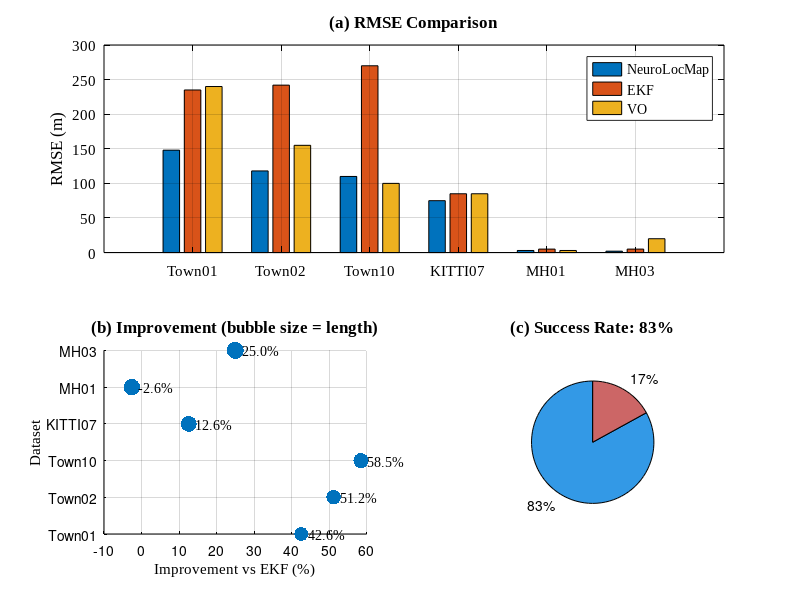

The MATLAB source for this figure:
clear; clc; close all;

set(0, 'DefaultFigureColor', [1 1 1]);
set(0, 'DefaultAxesColor', [1 1 1]);
set(0, 'DefaultTextColor', [0 0 0]);
set(0, 'DefaultAxesXColor', [0 0 0]);
set(0, 'DefaultAxesYColor', [0 0 0]);

datasets = {'Town01','Town02','Town10','KITTI07','MH01','MH03'};
neuro = [148,118,110,75,3,2];
ekf = [235,242,270,85,5,5];
vo = [240,155,100,85,3,20];

imp = [42.6, 51.2, 58.5, 12.6, -2.6, 25.0];
success = [83,17];

% 画布尺寸，适合双栏论文
figure('Position',[100 100 900 720]);

subplot(2,2,[1 2]);
bar([neuro;ekf;vo]');
set(gca,'XTickLabel',datasets,'FontName','Times New Roman','FontSize',11);
ylabel('RMSE (m)','FontName','Times New Roman','FontSize',12);
title('(a) RMSE Comparison','FontName','Times New Roman','FontSize',12);
legend('NeuroLocMap','EKF','VO','Location','best','FontName','Times New Roman');
grid on;

subplot(2,2,3);
scatter(imp,1:6,100:10:150,'filled');
yticks(1:6);
yticklabels(datasets);
xlabel('Improvement vs EKF (%)','FontName','Times New Roman','FontSize',11);
ylabel('Dataset','FontName','Times New Roman','FontSize',11);
title('(b) Improvement (bubble size = length)','FontName','Times New Roman','FontSize',12);
grid on;

for i = 1:6
    text(imp(i)+1.8, i, sprintf('%.1f%%', imp(i)), ...
         'FontName','Times New Roman','FontSize',10);
end

subplot(2,2,4);
pie(success);
colormap([0.2 0.6 0.9; 0.8 0.4 0.4]);
title('(c) Success Rate: 83%','FontName','Times New Roman','FontSize',12);

%% =====关键导出代码=====
% -depsc：矢量eps；-loose：消除多余空白边距
print('Fig2_Performance_Comparison','-depsc','-loose');
